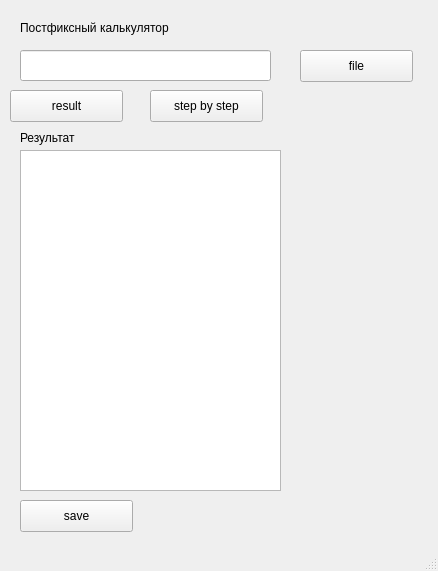
<?xml version="1.0" encoding="UTF-8"?>
<ui version="4.0">
 <class>MainWindow</class>
 <widget class="QMainWindow" name="MainWindow">
  <property name="geometry">
   <rect>
    <x>0</x>
    <y>0</y>
    <width>438</width>
    <height>571</height>
   </rect>
  </property>
  <property name="windowTitle">
   <string>MainWindow</string>
  </property>
  <widget class="QWidget" name="centralwidget">
   <widget class="QLabel" name="title">
    <property name="geometry">
     <rect>
      <x>20</x>
      <y>20</y>
      <width>241</width>
      <height>16</height>
     </rect>
    </property>
    <property name="text">
     <string>Постфиксный калькулятор</string>
    </property>
   </widget>
   <widget class="QLineEdit" name="inputLine">
    <property name="geometry">
     <rect>
      <x>20</x>
      <y>50</y>
      <width>251</width>
      <height>31</height>
     </rect>
    </property>
   </widget>
   <widget class="QTextEdit" name="resultWindow">
    <property name="geometry">
     <rect>
      <x>20</x>
      <y>150</y>
      <width>261</width>
      <height>341</height>
     </rect>
    </property>
   </widget>
   <widget class="QPushButton" name="resultButton">
    <property name="geometry">
     <rect>
      <x>10</x>
      <y>90</y>
      <width>113</width>
      <height>32</height>
     </rect>
    </property>
    <property name="text">
     <string>result</string>
    </property>
   </widget>
   <widget class="QPushButton" name="stepButton">
    <property name="geometry">
     <rect>
      <x>150</x>
      <y>90</y>
      <width>113</width>
      <height>32</height>
     </rect>
    </property>
    <property name="text">
     <string>step by step</string>
    </property>
   </widget>
   <widget class="QPushButton" name="fileButton">
    <property name="geometry">
     <rect>
      <x>300</x>
      <y>50</y>
      <width>113</width>
      <height>32</height>
     </rect>
    </property>
    <property name="text">
     <string>file</string>
    </property>
   </widget>
   <widget class="QLabel" name="resultTitle">
    <property name="geometry">
     <rect>
      <x>20</x>
      <y>130</y>
      <width>101</width>
      <height>16</height>
     </rect>
    </property>
    <property name="text">
     <string>Результат</string>
    </property>
   </widget>
   <widget class="QPushButton" name="saveButton">
    <property name="geometry">
     <rect>
      <x>20</x>
      <y>500</y>
      <width>113</width>
      <height>32</height>
     </rect>
    </property>
    <property name="text">
     <string>save</string>
    </property>
   </widget>
  </widget>
  <widget class="QStatusBar" name="statusbar"/>
 </widget>
 <resources/>
 <connections/>
</ui>
